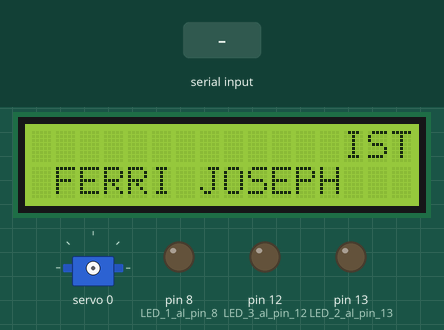
Bench run of a sketch on a simulated Arduino Uno, built with avr-gcc and run on an emulated ATmega328P. On the bench: 16×2 character LCD, servo, output pins drawn as LEDs (lit = HIGH). Inputs (shaded band) come from the test bench.

Above: at 1.2 s.
1.3 s: "Y" received over Serial
At 1.74 s:
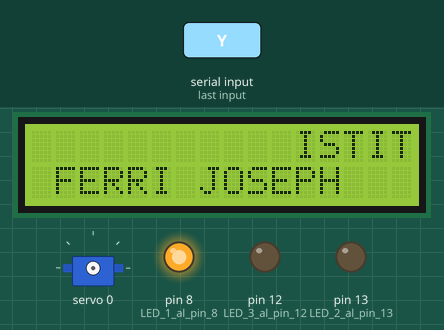
3.3 s: byte 79 ('O') received over Serial
At 5.4 s:
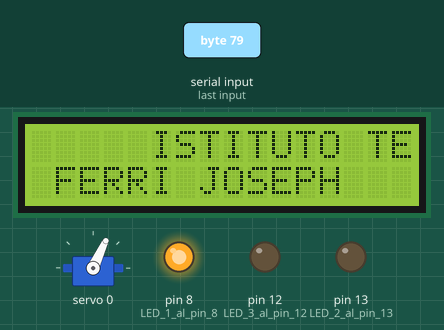
5.8 s: "U" received over Serial
At 6.01 s:
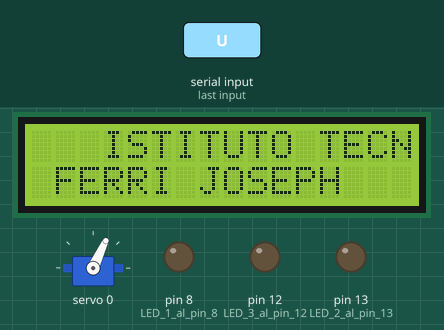
7.6 s: byte 111 ('o') received over Serial
10.1 s: "G" received over Serial
At 10.29 s:
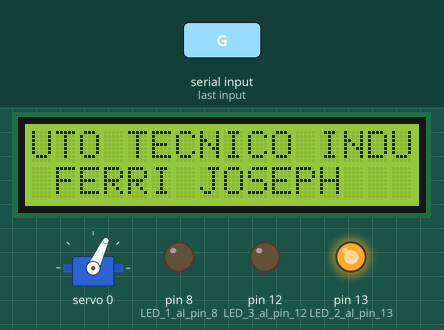
11.9 s: byte 80 ('P') received over Serial
Timing chart, 0 to 15.3 s (numbered marks = the images above; inputs shaded):
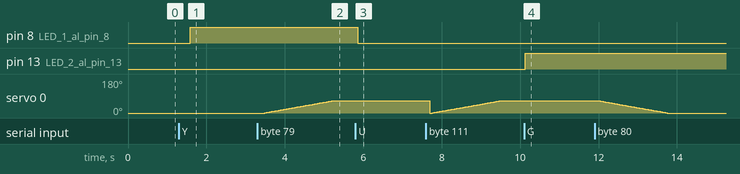

Measured:
- after the input at 1.3 s, pin 8 (LED_1_al_pin_8): LOW → HIGH after 0.29 s
- after the input at 3.3 s, servo 0: moves from 0° to 65° over 1.7 s, starting after 0.18 s
- after the input at 5.8 s, pin 8 (LED_1_al_pin_8): HIGH → LOW after 0.06 s
- after the input at 10.1 s, pin 13 (LED_2_al_pin_13): LOW → HIGH at once

The sketch:

ArduinoUnoR3.ino
```cpp
/*

1 linea: scrolling
2 linea: statica

 riferimento: http://arduino.cc/en/Tutorial/LiquidCrystal

 circuito:
 * LCD RS pin al digital pin 2
 * LCD Enable pin al digital pin 3
 * LCD D4 pin al digital pin 4
 * LCD D5 pin al digital pin 5
 * LCD D6 pin al digital pin 6
 * LCD D7 pin al digital pin 7
 * LCD R/W pin a ground
 * 2x resistenza da 390ohm in serie:
 * finisce a +5V e ground
 * wiper  LCD VO pin (pin 3)
*/

// librerie
#include <LiquidCrystal.h>
#include <Wire.h>
#include <Adafruit_PWMServoDriver.h>

// Usa l'indirizzo default I2C
Adafruit_PWMServoDriver pwm = Adafruit_PWMServoDriver();

// A seconda del modello del servo, è necessario sintonizzare questi valori al meglio possibile senza forzare il perno

#define start1  130 // Avvio movimento del servo 1
#define stop1  300 // Stop movimento del servo 1
#define start2  110 // Avvio movimento del servo 2
#define stop2  220 // Stop movimento del servo 2

uint8_t servonum1 = 0; // Servo 1 assegnato alla port 0 di Adafruit servo driver
uint8_t servonum2 = 1; // Servo 1 assegnato alla port 1 di Adafruit servo driver

// Inizializzazione pin del display a seconda del circuito
LiquidCrystal lcd(2, 3, 4, 5, 6, 7);

// Impostazione LCD 16x2
int screenWidth = 16;
int screenHeight = 2;

// Prima linea a scorrimento, seconda statica
// line1 = Scorrimento
String line1 = "ISTITUTO TECNICO INDUSTRIALE STATALE - G. OMAR – NOVARA 2015/16       Non esistono surrogati del duro lavoro - Thomas Edison";
// line2 = Statica
String line2 = " FERRI JOSEPH ";

// Flag di riferimento
int stringStart, stringStop = 0;
int scrollCursor = screenWidth;

// Assegnazione pin ai vari Led
void setup() {
  lcd.begin(screenWidth,screenHeight);
  Serial.begin(9600);
  pinMode (8, OUTPUT); //LED 1 al pin 8
  pinMode (13, OUTPUT); //LED 2 al pin 13
  pinMode (12, OUTPUT); //LED 3 al pin 12
  pwm.begin();
  pwm.setPWMFreq(60);  // Analog servos run at ~60 Hz updates
  yield();
}

void loop() {
  lcd.setCursor(scrollCursor, 0);
  lcd.print(line1.substring(stringStart,stringStop));
  lcd.setCursor(0, 1);
  lcd.print(line2);
  delay(300);
  lcd.clear();
  if(stringStart == 0 && scrollCursor > 0){
    scrollCursor--;
    stringStop++;
  } else if (stringStart == stringStop){
    stringStart = stringStop = 0;
    scrollCursor = screenWidth;
  } else if (stringStop == line1.length() && scrollCursor == 0) {
    stringStart++;
  } else {
    stringStart++;
    stringStop++;
  }
  char c = Serial.read();

  if (c == 'Y' || c == 'y') //LED 1 on
  {
    digitalWrite (8, HIGH);
  }
  if (c == 'U' || c == 'u') //LED 1 off
  {
    digitalWrite (8, LOW);
  }

  if (c == 'G' || c == 'g') //LED 2 on
  {
    digitalWrite (13, HIGH);
  }
  if (c == 'H' || c == 'h') //LED 2 off
  {
    digitalWrite (13, LOW);
  }
if (c == 'B' || c == 'b') //LED 3 on
  {
    digitalWrite (12, HIGH);
  }
  if (c == 'N' || c == 'n') //LED 3 off
  {
    digitalWrite (12, LOW);
  }

  if (c == 'O' || c == 'o') //Servo 1, 0 a 90
  {
    for (uint16_t pulselen = start1; pulselen < stop1; pulselen++)
    {
      pwm.setPWM(servonum1, 0, pulselen);
      delay(10);
    }
  }
  if (c == 'P' || c == 'p') //Servo 1, 90 a 0?
  {
    for (uint16_t pulselen = stop1; pulselen > start1; pulselen--)
    {
      pwm.setPWM(servonum1, 0, pulselen);
      delay(10);
    }
  }

  if (c == 'J' || c == 'j') //Servo 2, 0 a 90?
  {
    for (uint16_t pulselen = start2; pulselen < stop2; pulselen++)
    {
      pwm.setPWM(servonum2, 0, pulselen);
      delay(10);
    }
  }
  if (c == 'K' || c == 'k') //Servo 2, 90 a 0?
  {
    for (uint16_t pulselen = stop2; pulselen > start2; pulselen--)
    {
      pwm.setPWM(servonum2, 0, pulselen);
      delay(10);
    }
  }
}
```
